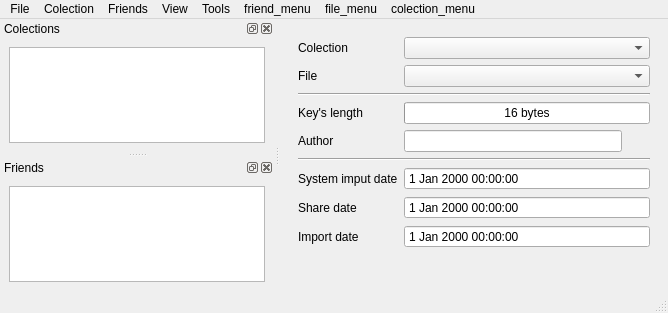
<?xml version="1.0" encoding="UTF-8"?>
<ui version="4.0">
 <class>MainWindow</class>
 <widget class="QMainWindow" name="MainWindow">
  <property name="geometry">
   <rect>
    <x>0</x>
    <y>0</y>
    <width>668</width>
    <height>313</height>
   </rect>
  </property>
  <property name="windowTitle">
   <string>MainWindow</string>
  </property>
  <property name="windowIcon">
   <iconset>
    <normaloff>d9dbb730946e4b7f0bc810a5acb452d6a83b3ac4.svgz</normaloff>d9dbb730946e4b7f0bc810a5acb452d6a83b3ac4.svgz</iconset>
  </property>
  <property name="dockOptions">
   <set>QMainWindow::AllowTabbedDocks|QMainWindow::AnimatedDocks|QMainWindow::ForceTabbedDocks</set>
  </property>
  <widget class="QWidget" name="centralwidget">
   <layout class="QGridLayout" name="gridLayout">
    <item row="1" column="0">
     <widget class="QStackedWidget" name="main_stacked">
      <property name="currentIndex">
       <number>0</number>
      </property>
      <widget class="QWidget" name="page">
       <layout class="QGridLayout" name="gridLayout_4">
        <item row="5" column="0" colspan="3">
         <widget class="Line" name="line">
          <property name="orientation">
           <enum>Qt::Horizontal</enum>
          </property>
         </widget>
        </item>
        <item row="6" column="1" colspan="2">
         <widget class="QDateTimeEdit" name="systemimputdate">
          <property name="readOnly">
           <bool>true</bool>
          </property>
          <property name="buttonSymbols">
           <enum>QAbstractSpinBox::NoButtons</enum>
          </property>
          <property name="currentSection">
           <enum>QDateTimeEdit::DaySection</enum>
          </property>
          <property name="displayFormat">
           <string>d MMM yyyy HH:mm:ss</string>
          </property>
         </widget>
        </item>
        <item row="4" column="0">
         <widget class="QLabel" name="label_9">
          <property name="text">
           <string>Author</string>
          </property>
         </widget>
        </item>
        <item row="0" column="0">
         <widget class="QLabel" name="label_5">
          <property name="text">
           <string>Colection</string>
          </property>
         </widget>
        </item>
        <item row="7" column="1" colspan="2">
         <widget class="QDateTimeEdit" name="sharedate">
          <property name="readOnly">
           <bool>true</bool>
          </property>
          <property name="buttonSymbols">
           <enum>QAbstractSpinBox::NoButtons</enum>
          </property>
          <property name="currentSection">
           <enum>QDateTimeEdit::DaySection</enum>
          </property>
          <property name="currentSectionIndex">
           <number>0</number>
          </property>
          <property name="timeSpec">
           <enum>Qt::LocalTime</enum>
          </property>
         </widget>
        </item>
        <item row="8" column="1" colspan="2">
         <widget class="QDateTimeEdit" name="importdate">
          <property name="readOnly">
           <bool>true</bool>
          </property>
          <property name="buttonSymbols">
           <enum>QAbstractSpinBox::NoButtons</enum>
          </property>
          <property name="displayFormat">
           <string>d MMM yyyy HH:mm:ss</string>
          </property>
         </widget>
        </item>
        <item row="4" column="1">
         <widget class="QLineEdit" name="author"/>
        </item>
        <item row="6" column="0">
         <widget class="QLabel" name="label_8">
          <property name="text">
           <string>System imput date</string>
          </property>
         </widget>
        </item>
        <item row="8" column="0">
         <widget class="QLabel" name="label_12">
          <property name="text">
           <string>Import date</string>
          </property>
         </widget>
        </item>
        <item row="0" column="1" colspan="2">
         <widget class="QComboBox" name="colection"/>
        </item>
        <item row="1" column="1" colspan="2">
         <widget class="QComboBox" name="file"/>
        </item>
        <item row="1" column="0">
         <widget class="QLabel" name="label_6">
          <property name="text">
           <string>File</string>
          </property>
         </widget>
        </item>
        <item row="3" column="1" colspan="2">
         <widget class="QProgressBar" name="keylength">
          <property name="minimum">
           <number>16</number>
          </property>
          <property name="maximum">
           <number>32</number>
          </property>
          <property name="value">
           <number>16</number>
          </property>
          <property name="format">
           <string>%v bytes</string>
          </property>
         </widget>
        </item>
        <item row="2" column="0" colspan="3">
         <widget class="Line" name="line_2">
          <property name="orientation">
           <enum>Qt::Horizontal</enum>
          </property>
         </widget>
        </item>
        <item row="3" column="0">
         <widget class="QLabel" name="label_10">
          <property name="text">
           <string>Key's length</string>
          </property>
         </widget>
        </item>
        <item row="7" column="0">
         <widget class="QLabel" name="label_11">
          <property name="text">
           <string>Share date</string>
          </property>
         </widget>
        </item>
        <item row="9" column="0">
         <spacer name="verticalSpacer">
          <property name="orientation">
           <enum>Qt::Vertical</enum>
          </property>
          <property name="sizeHint" stdset="0">
           <size>
            <width>20</width>
            <height>40</height>
           </size>
          </property>
         </spacer>
        </item>
        <item row="4" column="2">
         <widget class="QPushButton" name="author_identicon">
          <property name="minimumSize">
           <size>
            <width>22</width>
            <height>22</height>
           </size>
          </property>
          <property name="maximumSize">
           <size>
            <width>22</width>
            <height>22</height>
           </size>
          </property>
          <property name="text">
           <string/>
          </property>
          <property name="iconSize">
           <size>
            <width>24</width>
            <height>24</height>
           </size>
          </property>
          <property name="flat">
           <bool>true</bool>
          </property>
         </widget>
        </item>
       </layout>
      </widget>
      <widget class="QWidget" name="page_2">
       <layout class="QGridLayout" name="gridLayout_5">
        <item row="2" column="0">
         <widget class="QLabel" name="label_2">
          <property name="text">
           <string>Alias</string>
          </property>
         </widget>
        </item>
        <item row="2" column="1">
         <widget class="QLineEdit" name="alias">
          <property name="minimumSize">
           <size>
            <width>0</width>
            <height>0</height>
           </size>
          </property>
         </widget>
        </item>
        <item row="1" column="0">
         <widget class="QLabel" name="label">
          <property name="text">
           <string>User id</string>
          </property>
         </widget>
        </item>
        <item row="0" column="0" colspan="4">
         <widget class="QLabel" name="friend_name">
          <property name="maximumSize">
           <size>
            <width>16777215</width>
            <height>14</height>
           </size>
          </property>
          <property name="text">
           <string>Friend</string>
          </property>
          <property name="alignment">
           <set>Qt::AlignCenter</set>
          </property>
         </widget>
        </item>
        <item row="2" column="2">
         <widget class="QToolButton" name="alias_button">
          <property name="minimumSize">
           <size>
            <width>24</width>
            <height>24</height>
           </size>
          </property>
          <property name="maximumSize">
           <size>
            <width>24</width>
            <height>24</height>
           </size>
          </property>
          <property name="text">
           <string/>
          </property>
          <property name="icon">
           <iconset theme="document-save">
            <normaloff/>
           </iconset>
          </property>
         </widget>
        </item>
        <item row="1" column="3" rowspan="2">
         <widget class="QLabel" name="identicon">
          <property name="minimumSize">
           <size>
            <width>64</width>
            <height>64</height>
           </size>
          </property>
          <property name="maximumSize">
           <size>
            <width>64</width>
            <height>128</height>
           </size>
          </property>
          <property name="layoutDirection">
           <enum>Qt::LeftToRight</enum>
          </property>
          <property name="text">
           <string/>
          </property>
         </widget>
        </item>
        <item row="1" column="1" colspan="2">
         <widget class="QLineEdit" name="user_id"/>
        </item>
        <item row="4" column="1">
         <spacer name="verticalSpacer_2">
          <property name="orientation">
           <enum>Qt::Vertical</enum>
          </property>
          <property name="sizeHint" stdset="0">
           <size>
            <width>20</width>
            <height>40</height>
           </size>
          </property>
         </spacer>
        </item>
        <item row="3" column="0" colspan="4">
         <widget class="QGroupBox" name="groupBox">
          <property name="title">
           <string>Public RSA Key</string>
          </property>
          <layout class="QGridLayout" name="gridLayout_6">
           <item row="0" column="0">
            <widget class="QLabel" name="label_3">
             <property name="text">
              <string>Key length</string>
             </property>
            </widget>
           </item>
           <item row="0" column="1">
            <widget class="QLineEdit" name="rsakey_length"/>
           </item>
           <item row="0" column="2">
            <widget class="QToolButton" name="rsakey_show">
             <property name="minimumSize">
              <size>
               <width>22</width>
               <height>22</height>
              </size>
             </property>
             <property name="maximumSize">
              <size>
               <width>22</width>
               <height>22</height>
              </size>
             </property>
             <property name="toolTip">
              <string>Show public RSA key</string>
             </property>
             <property name="text">
              <string/>
             </property>
             <property name="icon">
              <iconset theme="view-certificate">
               <normaloff/>
              </iconset>
             </property>
            </widget>
           </item>
          </layout>
         </widget>
        </item>
       </layout>
      </widget>
     </widget>
    </item>
   </layout>
  </widget>
  <widget class="QStatusBar" name="statusbar"/>
  <widget class="QDockWidget" name="colectionsDock">
   <property name="minimumSize">
    <size>
     <width>90</width>
     <height>112</height>
    </size>
   </property>
   <property name="features">
    <set>QDockWidget::AllDockWidgetFeatures</set>
   </property>
   <property name="windowTitle">
    <string>Colections</string>
   </property>
   <attribute name="dockWidgetArea">
    <number>1</number>
   </attribute>
   <widget class="QWidget" name="dockWidgetContents">
    <layout class="QGridLayout" name="gridLayout_2">
     <item row="0" column="1">
      <widget class="QTreeWidget" name="colectionTree">
       <property name="enabled">
        <bool>true</bool>
       </property>
       <property name="contextMenuPolicy">
        <enum>Qt::CustomContextMenu</enum>
       </property>
       <property name="acceptDrops">
        <bool>true</bool>
       </property>
       <attribute name="headerVisible">
        <bool>false</bool>
       </attribute>
       <attribute name="headerShowSortIndicator" stdset="0">
        <bool>false</bool>
       </attribute>
       <column>
        <property name="text">
         <string>Files</string>
        </property>
       </column>
      </widget>
     </item>
    </layout>
   </widget>
  </widget>
  <widget class="QDockWidget" name="friendsDock">
   <property name="windowTitle">
    <string>Friends</string>
   </property>
   <attribute name="dockWidgetArea">
    <number>1</number>
   </attribute>
   <widget class="QWidget" name="friendsDockContent">
    <layout class="QGridLayout" name="gridLayout_3">
     <item row="0" column="0">
      <widget class="QListWidget" name="friendsList">
       <property name="contextMenuPolicy">
        <enum>Qt::CustomContextMenu</enum>
       </property>
       <property name="sortingEnabled">
        <bool>true</bool>
       </property>
      </widget>
     </item>
    </layout>
   </widget>
  </widget>
  <widget class="QMenuBar" name="menubar">
   <property name="geometry">
    <rect>
     <x>0</x>
     <y>0</y>
     <width>668</width>
     <height>20</height>
    </rect>
   </property>
   <widget class="QMenu" name="menuFile">
    <property name="title">
     <string>File</string>
    </property>
    <widget class="QMenu" name="menuShare">
     <property name="title">
      <string>Share</string>
     </property>
     <property name="icon">
      <iconset theme="document-share">
       <normaloff/>
      </iconset>
     </property>
     <addaction name="actionWith_friend"/>
     <addaction name="actionWith_anyone"/>
    </widget>
    <addaction name="action_file_read"/>
    <addaction name="menuShare"/>
    <addaction name="separator"/>
    <addaction name="action_file_import"/>
    <addaction name="action_file_export"/>
   </widget>
   <widget class="QMenu" name="menuFriends">
    <property name="title">
     <string>Friends</string>
    </property>
    <addaction name="action_friends_add"/>
   </widget>
   <widget class="QMenu" name="menuView">
    <property name="title">
     <string>View</string>
    </property>
    <widget class="QMenu" name="menuPanels">
     <property name="title">
      <string>Panels</string>
     </property>
     <property name="icon">
      <iconset theme="view-close">
       <normaloff/>
      </iconset>
     </property>
     <addaction name="action_view_panels_colections"/>
     <addaction name="action_view_panels_friends"/>
    </widget>
    <addaction name="menuPanels"/>
    <addaction name="actionLock_panels"/>
   </widget>
   <widget class="QMenu" name="menuTools">
    <property name="title">
     <string>Tools</string>
    </property>
    <addaction name="actionSafe_eraser"/>
    <addaction name="actionRender"/>
   </widget>
   <widget class="QMenu" name="friend_menu">
    <property name="title">
     <string>friend_menu</string>
    </property>
    <widget class="QMenu" name="menuShare_2">
     <property name="title">
      <string>Share</string>
     </property>
     <addaction name="action_contextualfriend_share_external"/>
     <addaction name="separator"/>
    </widget>
    <addaction name="action_contextualfriend_show"/>
    <addaction name="action_contextualfriend_setalias"/>
    <addaction name="separator"/>
    <addaction name="menuShare_2"/>
    <addaction name="separator"/>
    <addaction name="action_contextualfriend_add"/>
    <addaction name="action_contextualfriend_remove"/>
   </widget>
   <widget class="QMenu" name="file_menu">
    <property name="title">
     <string>file_menu</string>
    </property>
   </widget>
   <widget class="QMenu" name="colection_menu">
    <property name="title">
     <string>colection_menu</string>
    </property>
    <addaction name="separator"/>
   </widget>
   <widget class="QMenu" name="menuColection">
    <property name="title">
     <string>Colection</string>
    </property>
    <addaction name="action_colection_newcolection"/>
    <addaction name="action_collection_removecollection"/>
   </widget>
   <addaction name="menuFile"/>
   <addaction name="menuColection"/>
   <addaction name="menuFriends"/>
   <addaction name="menuView"/>
   <addaction name="menuTools"/>
   <addaction name="friend_menu"/>
   <addaction name="file_menu"/>
   <addaction name="colection_menu"/>
  </widget>
  <action name="action_file_read">
   <property name="icon">
    <iconset theme="document-open">
     <normaloff>../../.designer/backup</normaloff>../../.designer/backup</iconset>
   </property>
   <property name="text">
    <string>Read</string>
   </property>
  </action>
  <action name="action_file_import">
   <property name="icon">
    <iconset theme="document-import">
     <normaloff>../../.designer/backup</normaloff>../../.designer/backup</iconset>
   </property>
   <property name="text">
    <string>Import...</string>
   </property>
  </action>
  <action name="action_file_export">
   <property name="icon">
    <iconset theme="document-export">
     <normaloff>../../.designer/backup</normaloff>../../.designer/backup</iconset>
   </property>
   <property name="text">
    <string>Export...</string>
   </property>
  </action>
  <action name="action_colection_newcolection">
   <property name="icon">
    <iconset theme="list-add">
     <normaloff>../../.designer/backup</normaloff>../../.designer/backup</iconset>
   </property>
   <property name="text">
    <string>New colection...</string>
   </property>
   <property name="toolTip">
    <string>New colection</string>
   </property>
  </action>
  <action name="action_friends_add">
   <property name="icon">
    <iconset theme="list-add-user">
     <normaloff>../../.designer/backup</normaloff>../../.designer/backup</iconset>
   </property>
   <property name="text">
    <string>Add</string>
   </property>
  </action>
  <action name="action_view_panels_colections">
   <property name="checkable">
    <bool>true</bool>
   </property>
   <property name="checked">
    <bool>true</bool>
   </property>
   <property name="icon">
    <iconset theme="folder">
     <normaloff>../../.designer/backup</normaloff>../../.designer/backup</iconset>
   </property>
   <property name="text">
    <string>Colections</string>
   </property>
  </action>
  <action name="action_view_panels_friends">
   <property name="checkable">
    <bool>true</bool>
   </property>
   <property name="checked">
    <bool>true</bool>
   </property>
   <property name="icon">
    <iconset theme="user-identity">
     <normaloff>../../.designer/backup</normaloff>../../.designer/backup</iconset>
   </property>
   <property name="text">
    <string>Friends</string>
   </property>
  </action>
  <action name="actionWith_friend">
   <property name="icon">
    <iconset theme="user">
     <normaloff>../../.designer/backup</normaloff>../../.designer/backup</iconset>
   </property>
   <property name="text">
    <string>With friend</string>
   </property>
  </action>
  <action name="actionWith_anyone">
   <property name="icon">
    <iconset theme="web-browser">
     <normaloff>../../.designer/backup</normaloff>../../.designer/backup</iconset>
   </property>
   <property name="text">
    <string>With anyone</string>
   </property>
  </action>
  <action name="actionLock_panels">
   <property name="checkable">
    <bool>true</bool>
   </property>
   <property name="icon">
    <iconset theme="emblem-locked">
     <normaloff/>
    </iconset>
   </property>
   <property name="text">
    <string>Lock panels</string>
   </property>
  </action>
  <action name="actionSafe_eraser">
   <property name="icon">
    <iconset theme="archive-remove">
     <normaloff/>
    </iconset>
   </property>
   <property name="text">
    <string>Safe eraser</string>
   </property>
  </action>
  <action name="actionRender">
   <property name="icon">
    <iconset theme="view-presentation">
     <normaloff/>
    </iconset>
   </property>
   <property name="text">
    <string>Render</string>
   </property>
   <property name="toolTip">
    <string>Render</string>
   </property>
  </action>
  <action name="action_contextualfriend_add">
   <property name="icon">
    <iconset theme="list-add-user">
     <normaloff/>
    </iconset>
   </property>
   <property name="text">
    <string>Add</string>
   </property>
  </action>
  <action name="action_contextualfriend_remove">
   <property name="icon">
    <iconset theme="list-remove-user">
     <normaloff/>
    </iconset>
   </property>
   <property name="text">
    <string>Remove</string>
   </property>
  </action>
  <action name="action_contextualfriend_share_external">
   <property name="icon">
    <iconset theme="document-import">
     <normaloff/>
    </iconset>
   </property>
   <property name="text">
    <string>External File</string>
   </property>
  </action>
  <action name="action_collection_removecollection">
   <property name="icon">
    <iconset theme="list-remove">
     <normaloff/>
    </iconset>
   </property>
   <property name="text">
    <string>Remove collection..</string>
   </property>
  </action>
  <action name="action_contextualfriend_show">
   <property name="icon">
    <iconset theme="view-form">
     <normaloff/>
    </iconset>
   </property>
   <property name="text">
    <string>Show</string>
   </property>
  </action>
  <action name="action_contextualfriend_setalias">
   <property name="icon">
    <iconset theme="user-properties">
     <normaloff/>
    </iconset>
   </property>
   <property name="text">
    <string>Set alias...</string>
   </property>
  </action>
 </widget>
 <tabstops>
  <tabstop>colection</tabstop>
  <tabstop>file</tabstop>
  <tabstop>author</tabstop>
  <tabstop>author_identicon</tabstop>
  <tabstop>systemimputdate</tabstop>
  <tabstop>sharedate</tabstop>
  <tabstop>importdate</tabstop>
  <tabstop>user_id</tabstop>
  <tabstop>alias</tabstop>
  <tabstop>alias_button</tabstop>
  <tabstop>rsakey_length</tabstop>
  <tabstop>rsakey_show</tabstop>
  <tabstop>colectionTree</tabstop>
  <tabstop>friendsList</tabstop>
 </tabstops>
 <resources/>
 <connections>
  <connection>
   <sender>action_view_panels_colections</sender>
   <signal>toggled(bool)</signal>
   <receiver>colectionsDock</receiver>
   <slot>setVisible(bool)</slot>
   <hints>
    <hint type="sourcelabel">
     <x>-1</x>
     <y>-1</y>
    </hint>
    <hint type="destinationlabel">
     <x>75</x>
     <y>155</y>
    </hint>
   </hints>
  </connection>
  <connection>
   <sender>colectionsDock</sender>
   <signal>visibilityChanged(bool)</signal>
   <receiver>action_view_panels_colections</receiver>
   <slot>setChecked(bool)</slot>
   <hints>
    <hint type="sourcelabel">
     <x>75</x>
     <y>155</y>
    </hint>
    <hint type="destinationlabel">
     <x>-1</x>
     <y>-1</y>
    </hint>
   </hints>
  </connection>
  <connection>
   <sender>actionLock_panels</sender>
   <signal>toggled(bool)</signal>
   <receiver>MainWindow</receiver>
   <slot>setDockNestingEnabled(bool)</slot>
   <hints>
    <hint type="sourcelabel">
     <x>-1</x>
     <y>-1</y>
    </hint>
    <hint type="destinationlabel">
     <x>333</x>
     <y>160</y>
    </hint>
   </hints>
  </connection>
 </connections>
</ui>
